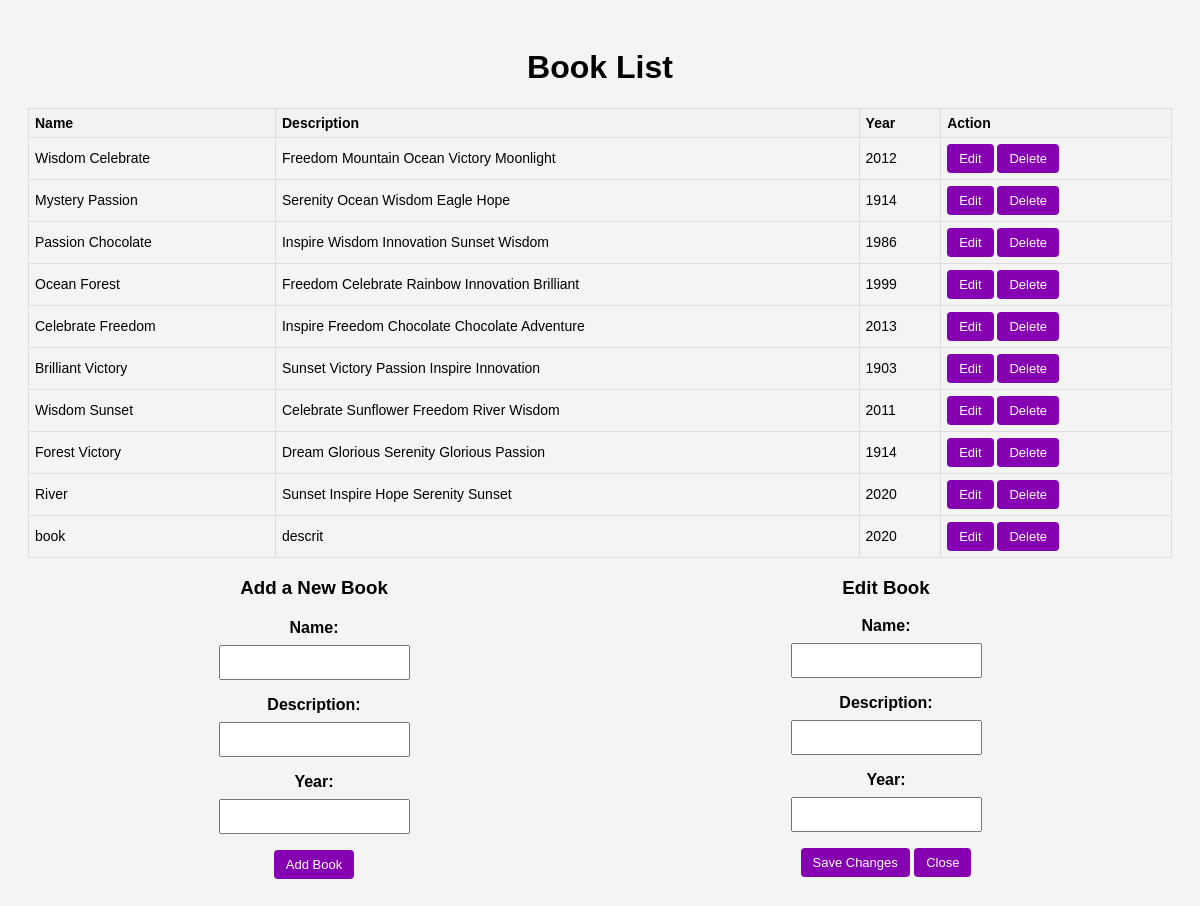
/books, run on the app's committed database.
### books_app/models/book.py (models this page shows)
class BaseModel(Model):
    class Meta:
        database = db

class Book(BaseModel):
    name = CharField()
    description = CharField()
    year = IntegerField()

### books_app/controllers.py (the view)
@app.route('/books', methods=['GET'])
def get_books():
    books = Book.select()
    return render_template('index.html', books=books)

### books_app/templates/index.html (shortened to what this page needs)
<!DOCTYPE html>
<html lang="en">
<head>
</head>
<body>
    <h1>Book List</h1>
    <table>
        <thead>
            <tr>
                <th>Name</th>
                <th>Description</th>
                <th>Year</th>
                <th>Action</th>
            </tr>
        </thead>
        <tbody>
            {% for book in books %}
                <tr>
                    <td>{{ book.name }}</td>
                    <td>{{ book.description }}</td>
                    <td>{{ book.year }}</td>
                    <td>
                        <button id="button_edit" onclick="editBook('{{book.id}}')">Edit</button>
                        <button id="button_delete" onclick="deleteBook('{{book.id}}')">Delete</button>
                    </td>
                </tr>
            {% endfor %}
        </tbody>
    </table>
   <div class="container">
    <div class="form-containter">
        <h3>Add a New Book</h3>
        <form action="/books" method="post">
            <label for="name">Name:</label>
            <input type="text" id="name_add" name="name" required>
            <br>
            <label for="description">Description:</label>
            <input type="text" id="desc_add" name="description" required>
            <br>
            <label for="year">Year:</label>
            <input type="number" id="year_add" name="year" required>
            <br>
            <button onclick="addBook()">Add Book</button>
        </form>
    </div>
    <div id="editModal" class="modal">
        <div class="modal-content">
            <h3>Edit Book</h3>
            <label for="name_edit">Name:</label>
            <input type="text" id="name_edit" required>
            <br>
            <label for="desc_edit">Description:</label>
            <input type="text" id="desc_edit" required>
            <br>
            <label for="year_edit">Year:</label>
            <input type="number" id="year_edit" required>
            <br>
            <button onclick="saveEdit()">Save Changes</button>
            <button onclick="closeEditModal()">Close</button>
        </div>
    </div>
   </div>
</body>
</html>

### books_app/templates/index.html (style rules this page uses)
body { font-family: Arial, sans-serif; background-color: #f4f4f4; text-align: center; padding: 20px; }
table { width: 100%; border-collapse: collapse; margin-top: 20px; }
th, td { border: 1px solid #ddd; padding: 6px; text-align: left; font-size: 14px; }
th { background-color: #f2f2f2; }
form { margin-top: 20px; }
.container { display: flex; justify-content: space-around; }
label { display: block; margin-bottom: 8px; font-weight: bold; }
input { width: 100%; height: 35px; padding: 5px; margin-bottom: 16px; box-sizing: border-box; }
button { background-color: #8400b0; color: #fff; padding: 7px 12px; border: none; border-radius: 4px; cursor: pointer; font-size: 13px; }
#button_edit, #button_delete { padding: 7px 12px; font-size: 13px; }

### data on the page
Book: name "Wisdom Celebrate", description "Freedom Mountain Ocean Victory Moonlight", year "2012"
Book: name "Mystery Passion", description "Serenity Ocean Wisdom Eagle Hope", year "1914"
Book: name "Passion Chocolate", description "Inspire Wisdom Innovation Sunset Wisdom", year "1986"
Book: name "Ocean Forest", description "Freedom Celebrate Rainbow Innovation Brilliant", year "1999"
Book: name "Celebrate Freedom", description "Inspire Freedom Chocolate Chocolate Adventure", year "2013"
Book: name "Brilliant Victory", description "Sunset Victory Passion Inspire Innovation", year "1903"
Book: name "Wisdom Sunset", description "Celebrate Sunflower Freedom River Wisdom", year "2011"
Book: name "Forest Victory", description "Dream Glorious Serenity Glorious Passion", year "1914"
Book: name "River", description "Sunset Inspire Hope Serenity Sunset", year "2020"
Book: name "book", description "descrit", year "2020"
